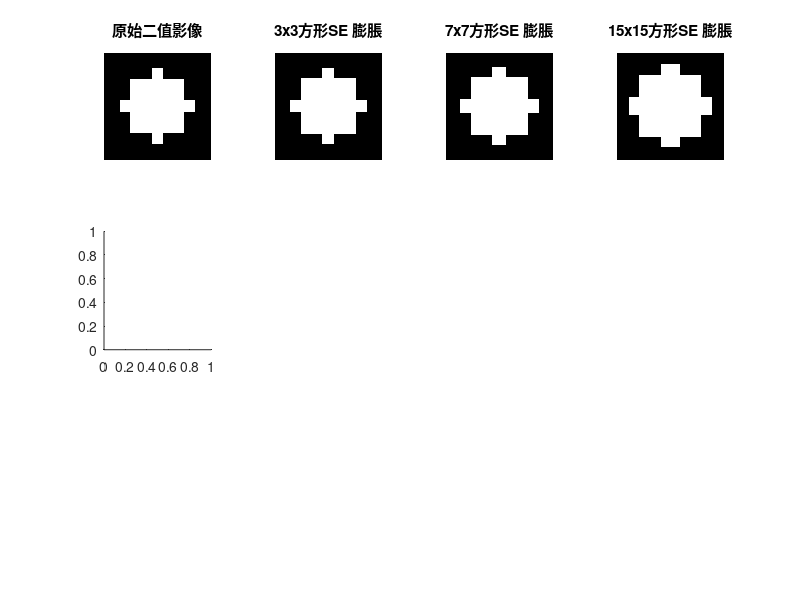

Recreate this plot in MATLAB. (Note: this script raises an error after producing the figure.)
%% 膨脹示範
clc;
clear all;
close all;

figure('Name', '膨脹操作示範');

% subplot 1
subplot(3, 4, 1);
BW = false(200,200);
BW(50 : 150, 50 : 150) = true; % square
BW(90 : 110, 30 : 170) = true; % horizontal
BW(30 : 170, 90 : 110) = true; % vertical

imshow(BW);
title('原始二值影像');

%create a 3*3 square
subplot(3, 4, 2);
sel = strel('square', 3);
BW_dil1 = imdilate(BW, sel);
imshow(BW_dil1);
title('3x3方形SE 膨脹');

% create a 7*7 sqare
subplot(3,4,3);
sel = strel('square', 7);
BW_dil2 = imdilate(BW, sel);
imshow(BW_dil2);
title('7x7方形SE 膨脹');

% create a 15*15 sqare
subplot(3,4,4);
sel = strel('square', 15);
BW_dil3 = imdilate(BW, sel);
imshow(BW_dil3);
title('15x15方形SE 膨脹');

% 使用圓形結構元素
subplot(3,4,5);
se_disk1 = strel('disk',5);
BW_dil_disk1 = imdilate(BW, se_disk1);
imshow(BW_dil_disk1);
title('圓形SE膨脹');

subplot(3,4,6);
se_disk2 = strel('disk',15);
BW_dil_disk2 = imdilate(BW, se_disk2);
imshow(BW_dil_disk2);
title('圓形 r=15 SE膨脹');


% 使用線型結構元素 (水平)
subplot(3,4,7);
se_line1 = strel('line', 10, 0);
BW_dil_l1 = imdilate(BW, se_line1);
imshow(BW_dil_l1);
title('水平線SE膨脹');

% 使用線型結構元素 (垂直)
subplot(3,4,8);
se_line2 = strel('line', 10, 90);
BW_dil_l2 = imdilate(BW, se_line2);
imshow(BW_dil_l2);
title('垂直線SE膨脹');


